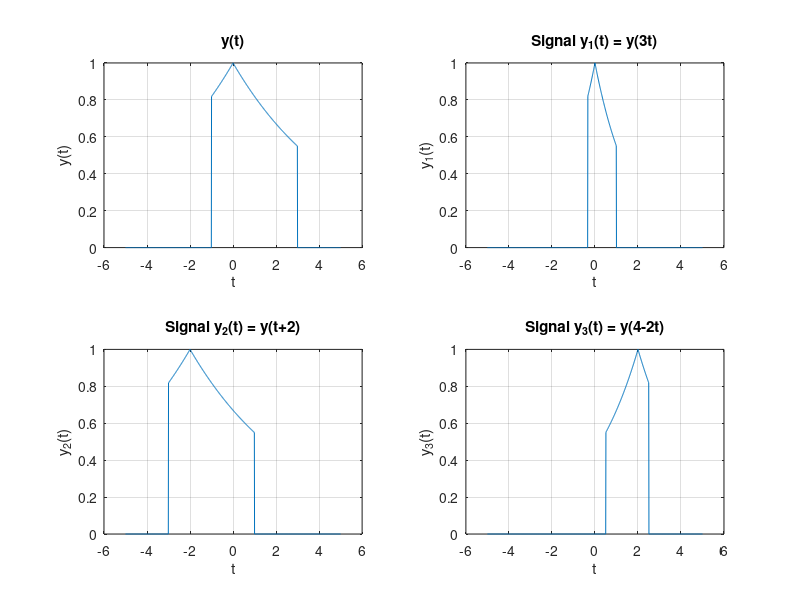

Write the MATLAB code that produced this figure.

%% question one 


% Time vector
t = -5:0.01:5;
% Define the unit step functions
u_t_plus_1 = t>=-1; % u(t+1)
u_t_minus_3 = t>=3; % u(t-3)
y_t = exp(-abs(t)/5) .* (u_t_plus_1-u_t_minus_3);
%  Defien y1(t)
t1_shifted = 3*t;
u_t1_plus_1_shifted = t1_shifted>=-1;
u_t1_minus_3_shifted  = t1_shifted>=3;

y1 =  exp(-abs(t1_shifted)/5) .* (u_t1_plus_1_shifted-u_t1_minus_3_shifted);
%  Defien y2(t)
t2_shifted = t+2;
u_t2_plus_1_shifted = t2_shifted>=-1;
u_t2_minus_3_shifted  = t2_shifted>=3;
y2 =  exp(-abs(t2_shifted)/5) .* (u_t2_plus_1_shifted-u_t2_minus_3_shifted);
%  Defien y3(t)
t3_shifted = 4-(2*t);
u_t3_plus_1_shifted = t3_shifted>=-1;
u_t3_minus_3_shifted  = t3_shifted>=3;
y3 =  exp(-abs(t3_shifted)/5) .* (u_t3_plus_1_shifted-u_t3_minus_3_shifted);
%%plot y(t)
figure;
subplot(2,2,1);
plot(t,y_t);
xlabel('t');
ylabel('y(t)');
title("y(t)")
grid on
%% plot y1(t)
subplot(2,2,2);
plot(t,y1);
title("y1(t)")
xlabel('t');
ylabel('y_1(t)');
title('Signal y_1(t) = y(3t)');
grid on 
%% plot y2(t)
subplot(2,2,3);
plot(t,y2);
title("y2(t)")
xlabel('t');
ylabel('y_2(t)');
title('Signal y_2(t) = y(t+2)');
grid on 
%% plot y3(t)
subplot(2,2,4);
plot(t,y3);
title("y3(t)")
xlabel('t');
ylabel('y_3(t)');
title('Signal y_3(t) = y(4-2t)');
grid on 


